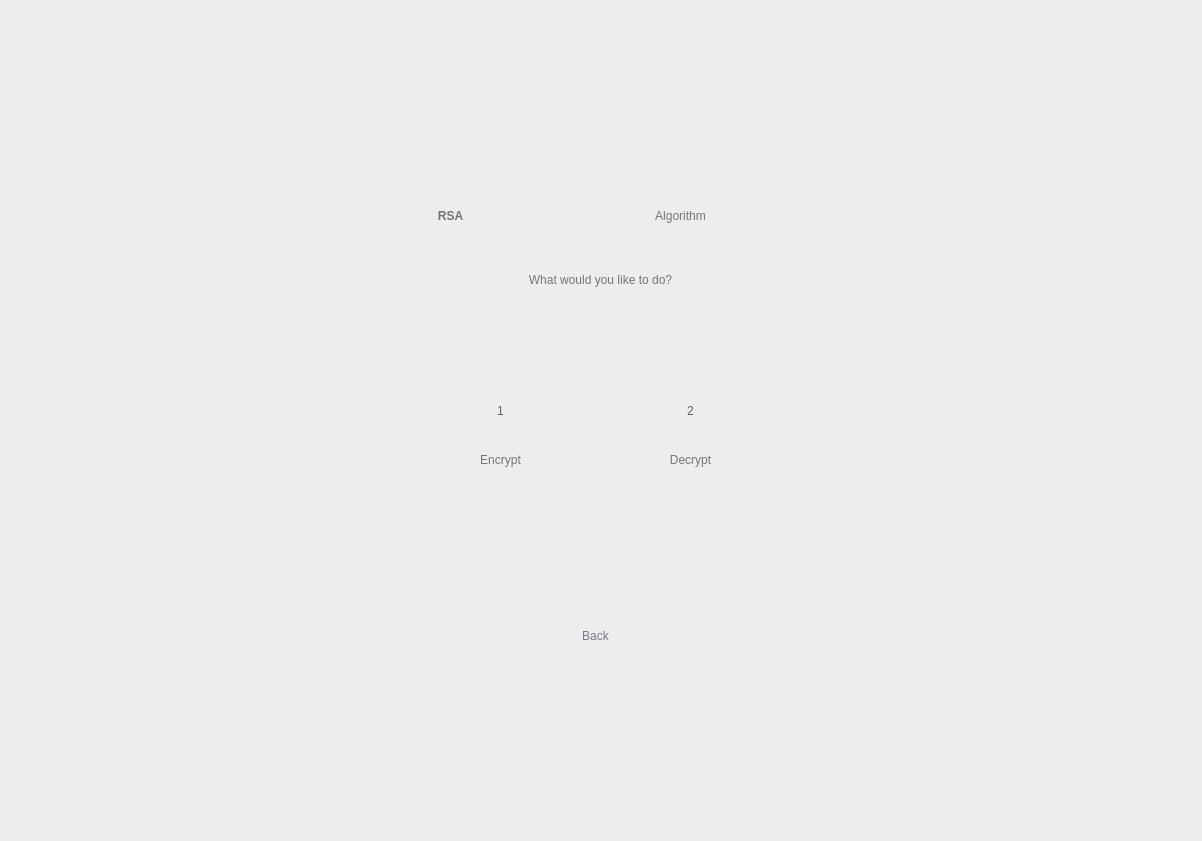
<?xml version="1.0" encoding="UTF-8"?>
<ui version="4.0">
 <class>Widget</class>
 <widget class="QWidget" name="Widget">
  <property name="geometry">
   <rect>
    <x>0</x>
    <y>0</y>
    <width>1202</width>
    <height>841</height>
   </rect>
  </property>
  <property name="windowTitle">
   <string>Widget</string>
  </property>
  <property name="styleSheet">
   <string notr="true">background-color: rgb(238, 236, 239);</string>
  </property>
  <widget class="QWidget" name="widget1" native="true">
   <property name="geometry">
    <rect>
     <x>0</x>
     <y>0</y>
     <width>1201</width>
     <height>841</height>
    </rect>
   </property>
   <property name="styleSheet">
    <string notr="true">QWidget#widget1 {background-color: rgb(246, 245, 247);};

</string>
   </property>
   <widget class="QLabel" name="label">
    <property name="geometry">
     <rect>
      <x>380</x>
      <y>140</y>
      <width>141</width>
      <height>151</height>
     </rect>
    </property>
    <property name="styleSheet">
     <string notr="true">background-color: rgba(255, 255, 255, 0);
color: rgb(116, 116, 118);
font: 75 72pt &quot;Product Sans&quot;;
font-weight: bold;
</string>
    </property>
    <property name="text">
     <string>RSA</string>
    </property>
    <property name="alignment">
     <set>Qt::AlignCenter</set>
    </property>
   </widget>
   <widget class="QPushButton" name="pushButton">
    <property name="geometry">
     <rect>
      <x>470</x>
      <y>380</y>
      <width>61</width>
      <height>61</height>
     </rect>
    </property>
    <property name="styleSheet">
     <string notr="true">font: 17pt &quot;Product Sans&quot;;
color: rgb(96, 99, 103);
border-radius: 25px;
</string>
    </property>
    <property name="text">
     <string>1</string>
    </property>
   </widget>
   <widget class="QLabel" name="label_2">
    <property name="geometry">
     <rect>
      <x>520</x>
      <y>140</y>
      <width>321</width>
      <height>151</height>
     </rect>
    </property>
    <property name="styleSheet">
     <string notr="true">background-color: rgba(255, 255, 255, 0);
color: rgb(116, 116, 118);
font: 75 72pt &quot;Product Sans&quot;;
</string>
    </property>
    <property name="text">
     <string>Algorithm</string>
    </property>
    <property name="alignment">
     <set>Qt::AlignCenter</set>
    </property>
   </widget>
   <widget class="QLabel" name="label_3">
    <property name="geometry">
     <rect>
      <x>480</x>
      <y>270</y>
      <width>241</width>
      <height>20</height>
     </rect>
    </property>
    <property name="styleSheet">
     <string notr="true">background-color: rgba(255, 255, 255, 0);
font: 16pt &quot;Product Sans&quot;;
color: rgb(116, 116, 118);</string>
    </property>
    <property name="text">
     <string>What would you like to do?</string>
    </property>
    <property name="alignment">
     <set>Qt::AlignCenter</set>
    </property>
   </widget>
   <widget class="QLabel" name="label_4">
    <property name="geometry">
     <rect>
      <x>430</x>
      <y>450</y>
      <width>141</width>
      <height>20</height>
     </rect>
    </property>
    <property name="styleSheet">
     <string notr="true">background-color: rgba(255, 255, 255, 0);
font: 16pt &quot;Product Sans&quot;;
color: rgb(116, 116, 118);</string>
    </property>
    <property name="text">
     <string>Encrypt</string>
    </property>
    <property name="alignment">
     <set>Qt::AlignCenter</set>
    </property>
   </widget>
   <widget class="QLabel" name="label_5">
    <property name="geometry">
     <rect>
      <x>620</x>
      <y>450</y>
      <width>141</width>
      <height>20</height>
     </rect>
    </property>
    <property name="styleSheet">
     <string notr="true">background-color: rgba(255, 255, 255, 0);
font: 16pt &quot;Product Sans&quot;;
color: rgb(116, 116, 118);</string>
    </property>
    <property name="text">
     <string>Decrypt</string>
    </property>
    <property name="alignment">
     <set>Qt::AlignCenter</set>
    </property>
   </widget>
   <widget class="QPushButton" name="pushButton_2">
    <property name="geometry">
     <rect>
      <x>660</x>
      <y>380</y>
      <width>61</width>
      <height>61</height>
     </rect>
    </property>
    <property name="styleSheet">
     <string notr="true">font: 17pt &quot;Product Sans&quot;;
color: rgb(96, 99, 103);
border-radius: 25px;
</string>
    </property>
    <property name="text">
     <string>2</string>
    </property>
   </widget>
   <widget class="QPushButton" name="backButton">
    <property name="geometry">
     <rect>
      <x>560</x>
      <y>620</y>
      <width>71</width>
      <height>31</height>
     </rect>
    </property>
    <property name="styleSheet">
     <string notr="true">font: 12pt &quot;Product Sans&quot;;
color: rgb(118, 121, 128);
background-color: rgba(255, 255, 255, 0);
border-radius: 15px;
</string>
    </property>
    <property name="text">
     <string>Back</string>
    </property>
   </widget>
  </widget>
 </widget>
 <resources/>
 <connections/>
</ui>
